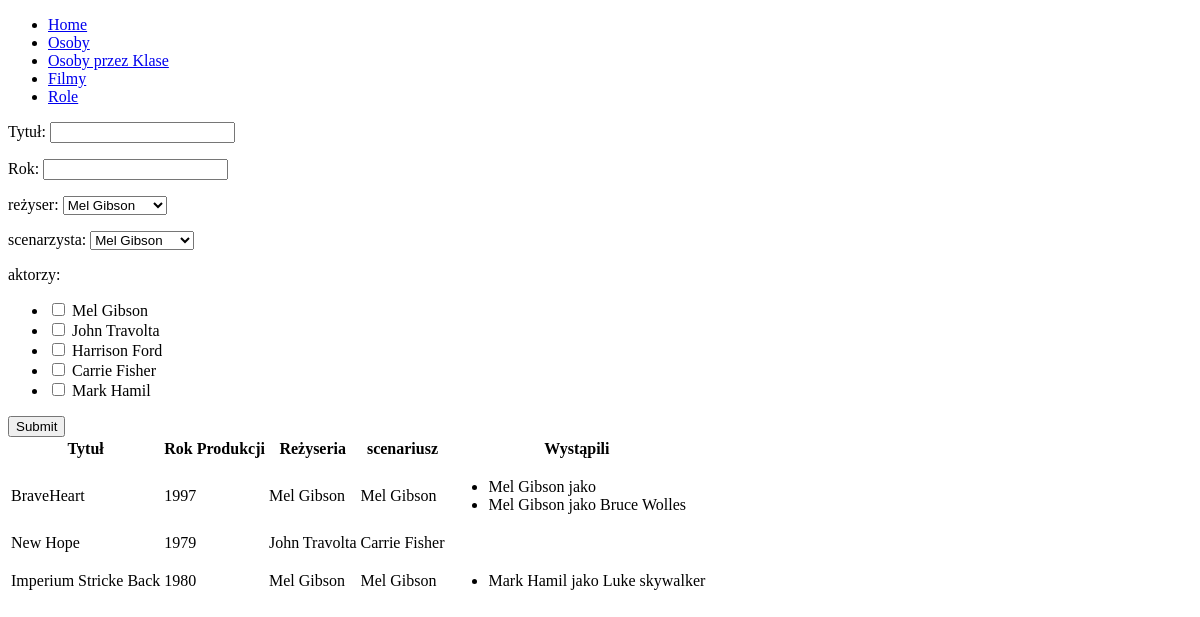
Page /movie/ on the earlier database version.
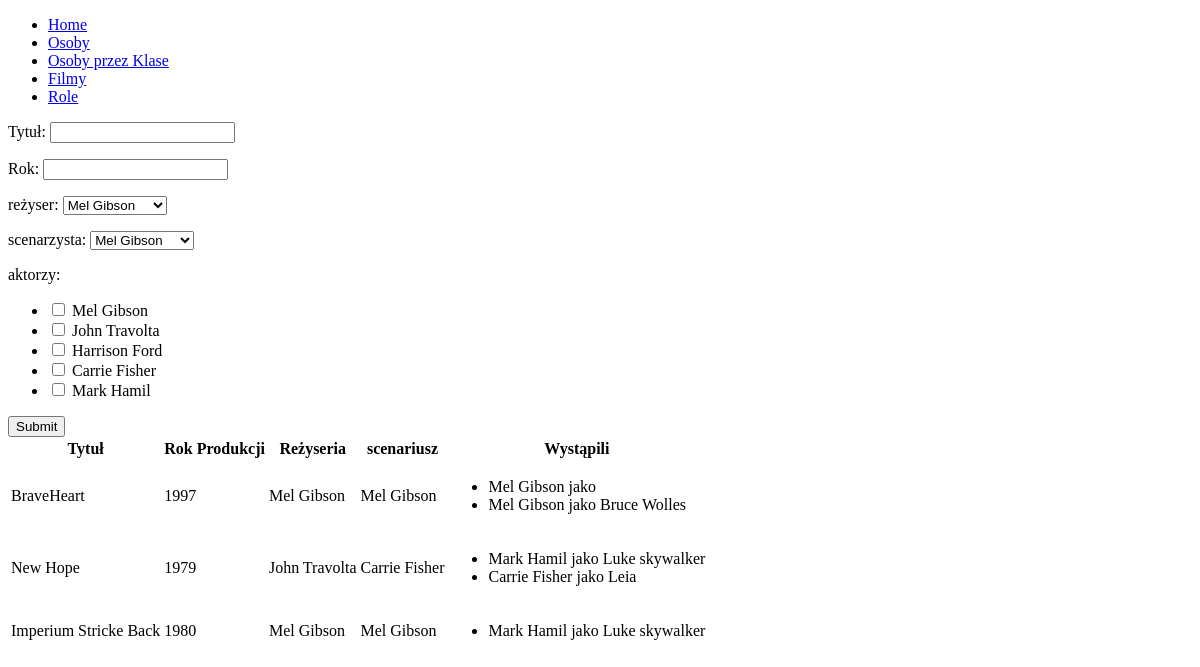
Same page on the later database version.
### baza/models.py (models this page shows)
class Person(models.Model):
    first_name = models.CharField(max_length=32)
    last_name = models.CharField(max_length=32)
    def __str__(self):
        return f"{self.first_name} {self.last_name}"

class Movie(models.Model):
    title = models.CharField(max_length=100)
    year = models.IntegerField()
    director = models.ForeignKey(Person, on_delete=models.CASCADE, related_name="directed_by")
    screenplay = models.ForeignKey(Person, on_delete=models.CASCADE, related_name="writen_by")
    actors = models.ManyToManyField(Person, related_name='roles', through='Role')

class Role(models.Model):
    movie = models.ForeignKey(Movie, on_delete=models.CASCADE)
    person = models.ForeignKey(Person, on_delete=models.PROTECT)
    role = models.CharField(max_length=128)

### baza/views.py (the view, shortened to what this page needs)
# urls.py: path("movie/", views.MovieView.as_view(), name='movie'),
class MovieView(View):
    def get(self, request):
        persons = Person.objects.all()
        movies = Movie.objects.all()
        return render(request, "movie.html", {'persons':persons, 'movies':movies})

### templates/movie.html (shortened to what this page needs)
{% extends 'base.html' %}
{% block content %}
    <form method="post">
        <p>Tytuł: <input type="text" name="title"></p>
        <p>Rok: <input type="number" name="year"></p>
        <p>reżyser:
            <select name="director">
                {% for person in persons %}
                <option value="{{ person.id }}">{{ person }}</option>
                {% endfor %}
            </select>
        </p>
        <p>scenarzysta:
            <select name="screenplay">
                {% for person in persons %}
                    <option value="{{ person.id }}">{{ person }}</option>
                {% endfor %}
            </select>
        </p>
        <p>aktorzy:
                <ul>
                {% for person in persons %}
                    <li> <input type="checkbox" value="{{ person.id }}" name="actors"> {{ person }}</li>
                {% endfor %}
                </ul>
        </p>
        <input type="submit">
    </form>
    <table>
    <tr>
        <th>Tytuł</th><th>Rok Produkcji</th><th> Reżyseria</th><th>scenariusz</th> <th>Wystąpili</th></tr>
        {% for movie in movies %}
            <tr><td> {{ movie.title }}</td>
                <td> {{ movie.year }}</td>
                <td> {{ movie.director }}</td>
                <td> {{ movie.screenplay }}</td>
                <td><ul>
                    {% for role in movie.role_set.all %}
                        <li> {{ role.person }} jako {{ role.role }}</li>
                    {% endfor %}
                </ul>
                </td>
            </tr>
        {% endfor %}
    </table>
{% endblock %}

Differences in the rows shown:
added Role: person "Mark Hamil", role "Luke skywalker", shown under Movie "New Hope"
added Role: person "Carrie Fisher", role "Leia", shown under Movie "New Hope"
